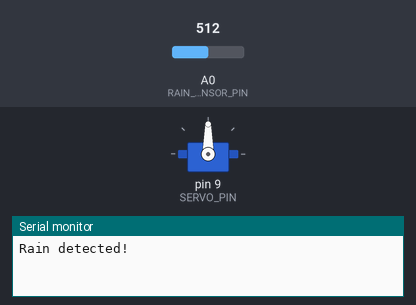
Simulated run of this sketch. Board: Arduino Uno, built with avr-gcc and run on an emulated ATmega328P. On the bench: servo, the last lines printed to the serial monitor. The test bench sets the inputs (shaded band); at power-on: A0 (RAIN_SENSOR_PIN) = 512.

Above: at 2.6 s.
2.7 s: A0 (RAIN_SENSOR_PIN) set to 307
4.2 s: A0 (RAIN_SENSOR_PIN) set to 292
At 6.5 s:
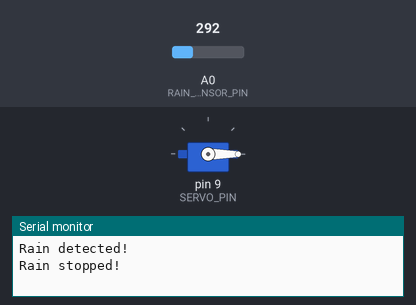
7.2 s: A0 (RAIN_SENSOR_PIN) set to 306
At 7.95 s:
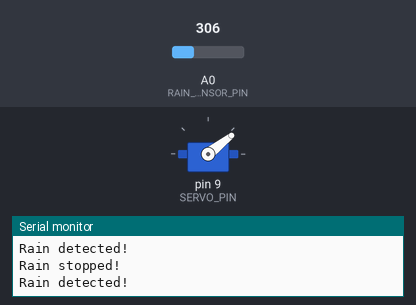
10.2 s: A0 (RAIN_SENSOR_PIN) set to 290
At 10.65 s:
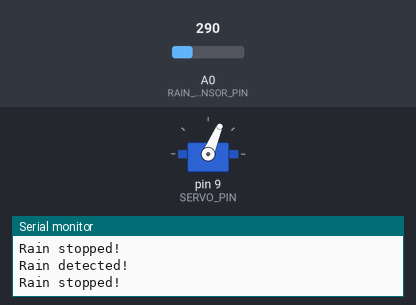
Timing chart, 0 to 13.5 s (numbered marks = the images above; inputs shaded):
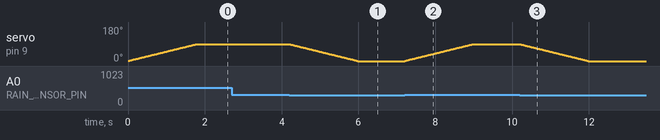

Measured:
- the behaviour switches between 301 and 300 on A0 (RAIN_SENSOR_PIN) (found by bisection; images 0 and 1)
- after the input at 2.7 s, every drawn part: stays the same
- after the input at 4.2 s, servo on pin 9 (SERVO_PIN): moves from 90° to 0° over 1.8 s, starting at once
- after the input at 7.2 s, servo on pin 9 (SERVO_PIN): moves from 0° to 90° over 1.8 s, starting at once
- after the input at 10.2 s, servo on pin 9 (SERVO_PIN): moves from 90° to 0° over 1.8 s, starting at once

The sketch:

umbrella.ino
```cpp
#include <Servo.h>
#define RAIN_SENSOR_PIN A0
#define SERVO_PIN 9

Servo servo;
int angle = 0;
int prev_rain_state = 0;
int rain_value;
int rain_threshold = 300;

void setup() {
    Serial.begin(9600);
    pinMode(RAIN_SENSOR_PIN, INPUT);
    servo.attach(SERVO_PIN);
    servo.write(angle);
}

void loop() {
    rain_value = analogRead(RAIN_SENSOR_PIN);

    if (rain_value > rain_threshold && prev_rain_state == 0) {
        // Rain detected
        Serial.println("Rain detected!");
        gradualRotate(90);
        prev_rain_state = 1;
    } else if (rain_value <= rain_threshold && prev_rain_state == 1) {
        // Rain stopped
        Serial.println("Rain stopped!");
        gradualRotate(0);
        prev_rain_state = 0;
    }
}

void gradualRotate(int targetAngle) {
    int currentAngle = servo.read();
    int step = 1;  // Adjust this value for desired speed (smaller = slower)
    while (currentAngle != targetAngle) {
        if (currentAngle < targetAngle) {
            currentAngle += step;
        } else {
            currentAngle -= step;
        }
        servo.write(currentAngle);
        delay(20);  // Delay for smoother movement (adjust as needed)
    }
}
```
